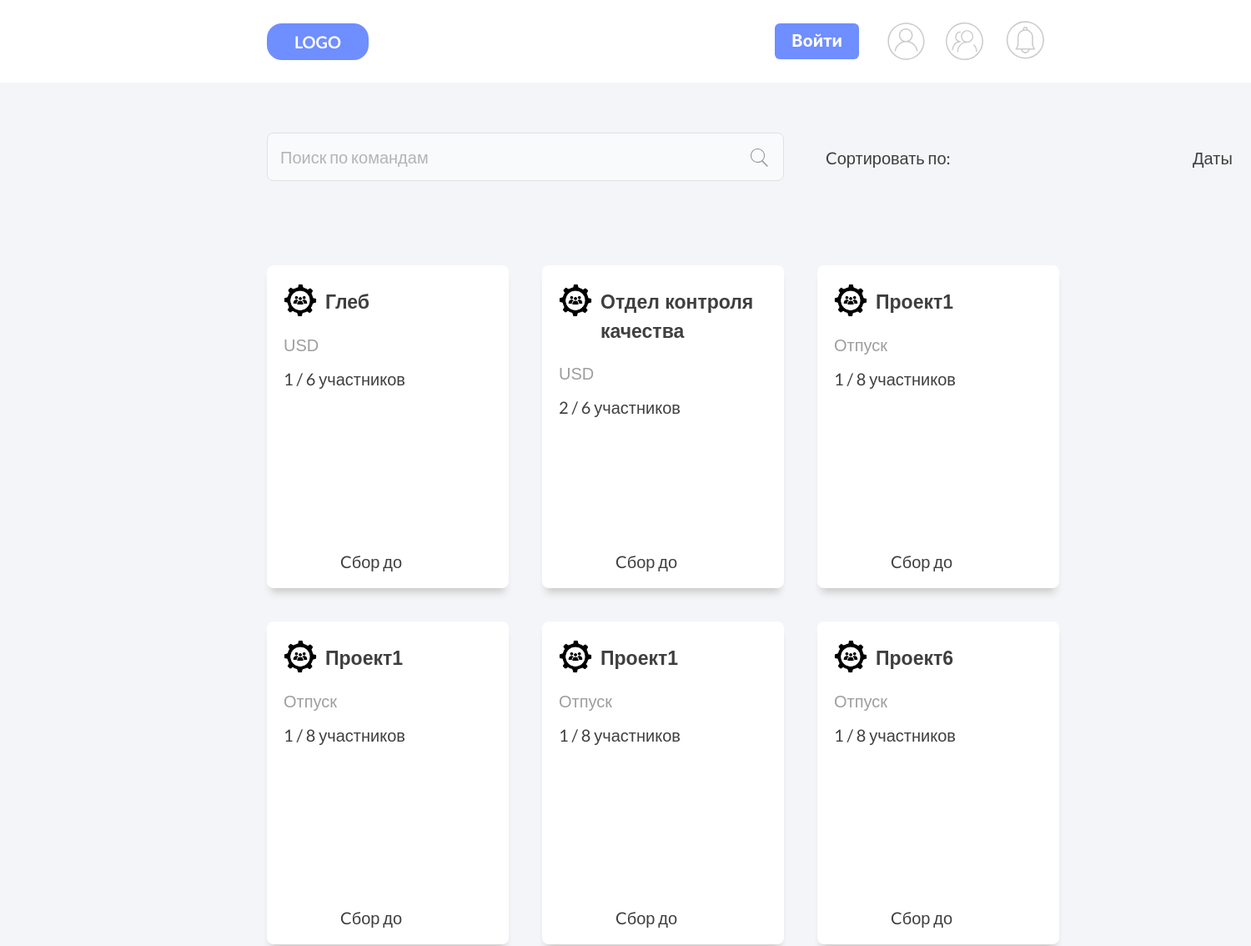
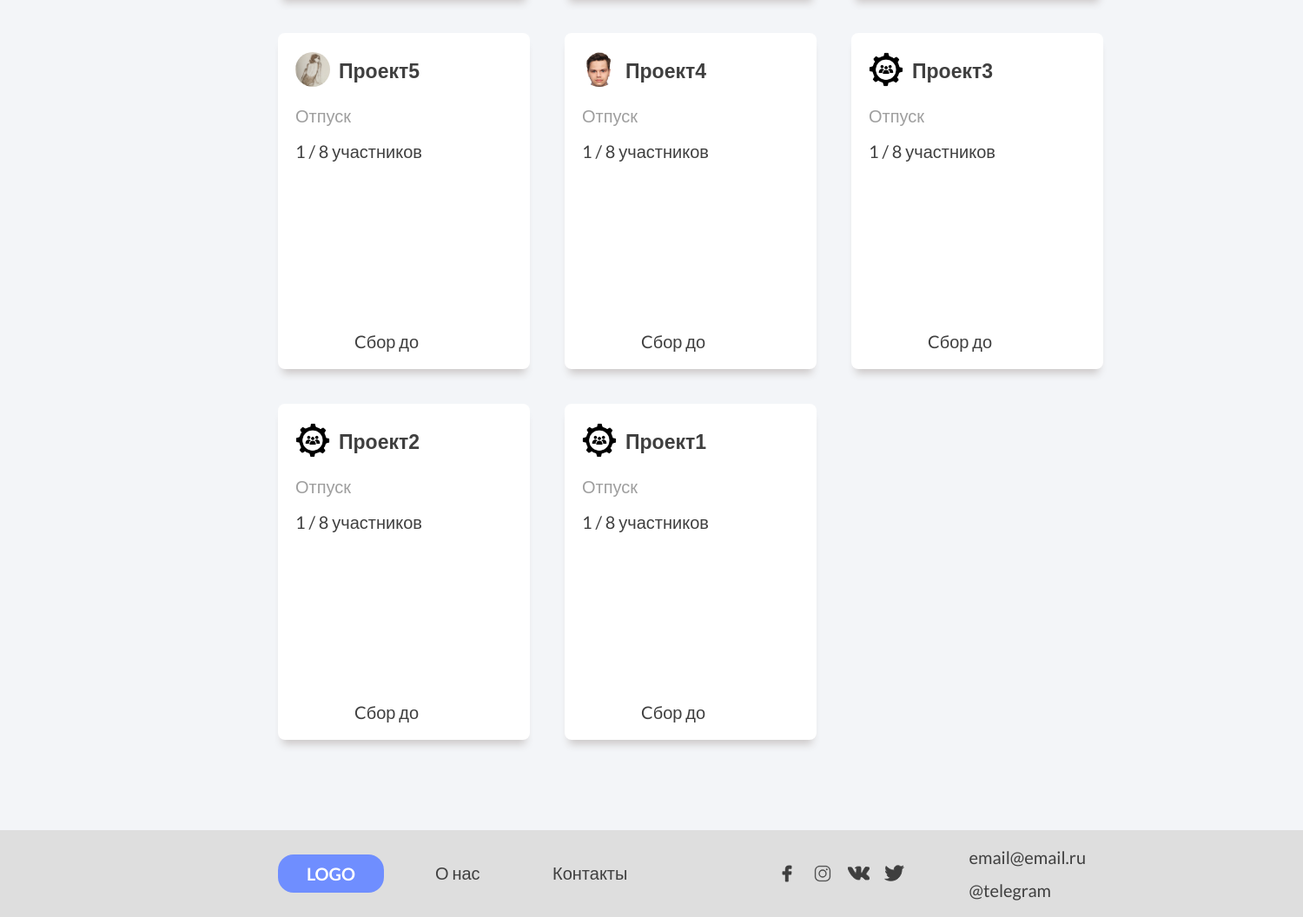
The page / on the database its author committed (2 pictures, top to bottom).
### users/models.py (models this page shows, shortened)
class Team(models.Model):
    ACTIVE = 'active'
    DELETED = 'deleted'
    CHOICES_STATUS  = (
        (ACTIVE, 'Active'),
        (DELETED, 'Deleted')
    )
    name = models.CharField(
        'Наименование команды',
        max_length=64,
        )
    description = models.CharField(
        'Описание команды',
        max_length=1024,
        null=True,
        blank=True
        )
    owner = models.ForeignKey(
        CustomUser,
        related_name='created_teams',
        verbose_name='Автор команды',
        on_delete=models.CASCADE,
        blank=True,
        null=True,
        )
    members = models.ManyToManyField(
        CustomUser,
        related_name='users_teams',
        verbose_name='Участники',
        blank=True,
        )
    count_of_players = models.IntegerField('Число участников')
    created_at = models.DateTimeField(
        'Дата cоздания команды',
        auto_now_add=True,
        null=True,
        blank=True
        )
    img = models.ImageField(
        'Фото команды',
        default='default-team.png',
        upload_to='user_images'
        )
    status = models.CharField(max_length=10, choices=CHOICES_STATUS, default=ACTIVE)
    class Meta:
        ordering = ['-created_at']
        verbose_name = 'Команду'
        verbose_name_plural = 'Команды'

### users/views.py (the view)
# urls.py: path("", userViews.BaseView.as_view(), name="home"),
class BaseView(ListView):
    model = Team
    template_name = 'users/home.html'
    context_object_name = "target"
    paginate_by =  16

### users/templates/users/home.html (shortened to what this page needs)
{% extends 'users/base.html'%}
{% load static %}
{% block link %}
    <link rel="stylesheet" type='text/css' href="{% static 'users/css/home.css' %}">
{% endblock %}
{% block content %}
    <div class="home">
        <div class="frame-13" id="searchID">
            <form autocomplete="off" id="search-form" method="post" class="frame-13">
                <input type="text" id="search-input" class="text_label" placeholder="Поиск по командам">
                <input type="submit" value="" class="iii" id="searchiconID" title="Поиск">
            </form>
        </div>
        <div class="frame-14" id="sortcountID">
            <div class="text_label-s lato-normal-ship-gray">Cортировать по: </div>
        </div>
        <div class="frame-15" id="sortdateID">
            <div class="text_label-d lato-normal-ship-gray">Даты </div>
        </div>
        <div class="block-teams" id="teamID">
            {% for team in target %}
                <a href="{% url 'team' team.id %}" class="icon-team">
                    <div class="frame-19">
                        <div class="frame-26">
                            <div class="frame-17">
                                <div class="frame-21">
                                    <img src="{{ team.img.url }}" alt="" class="unsplash">
                                </div>
                                <div class="frame-25">
                                    <div class="text_label_t valign-text-middle lato-semi-bold-ship-gray-23px"> {{ team.name }} </div>
                                </div>
                            </div>
                            <div class="text_label valign-text-middle lato-semi-bold-ship-gray-20px"> {{team.description|striptags|truncatechars:50}} </div>
                            <div class="frame-20">
                                <div class="frame-19-pl">
                                    <div class="valign-text-middle players  lato-normal-ship-gray"> {{team.members.all|length}} / {{team.count_of_players}} участников </div>
                                </div>
                            </div>
                        </div>
                        <div class="sbor valign-text-middle lato-normal-ship-gray"> Cбор до  </div>
                    </div>
                </a>
            {% endfor %}
        </div>
    </div>
{%endblock%}

### users/static/users/css/base.css (style rules this page uses)
body { width: 100%; height: 100%; }
.lato-normal-ship-gray { color:rgba(63, 63, 63, 1); font-family: 'Lato', sans-serif; font-size: 20px; font-weight: 400; font-style: normal; }
.lato-semi-bold-ship-gray-23px { color: rgba(63, 63, 63, 1); font-family: 'Lato-SemiBold', sans-serif; font-size: 23px; font-weight: 600; font-style: normal; }
.lato-semi-bold-ship-gray-20px { color: rgba(63, 63, 63, 1); font-family: 'Lato-SemiBold', sans-serif; font-size: 20px; font-weight: 400; font-style: normal; }
.base a { text-decoration: none; transition: 200ms; transition-timing-function: ease-in-out; -webkit-transition: 200ms; -webkit-transition-timing-function: ease-in-out; }

### users/static/users/css/home.css (style rules this page uses)
form input[type=text] { align-items: center; border-radius: 8px; border: 1px solid rgba(204, 204, 204, 1); display: flex; gap: 10px; height: min-content; left: 320px; mix-blend-mode: normal; position: absolute; top: 159px; width: 620px; padding: 15px; -moz-border-radius: 8px; -webkit-border-radius: 8px; background-color: white; }
input[type=submit] { background: url("/pictures/icons/search.svg") no-repeat 50% 50%; border: none; font-family: 'Lato', sans-serif; background-color: transparent; position: absolute; white-space: nowrap; outline: none; top: 159px; width: 60px; height: 60px; left: 880px; }
input[type=text] { background-color: transparent; color: rgb(150, 148, 148); flex: 1; font-family: 'Lato', sans-serif; font-size: 20px; font-style: normal; font-weight: 400; letter-spacing: 0px; line-height: 26px; mix-blend-mode: normal; position: relative; text-align: left; white-space: nowrap; outline: none; }
.frame-14 { align-items: center; background-color: transparent; display: flex; gap: 3px; height: min-content; left: 980px; padding: 10px; position: absolute; top: 167px; width: min-content; }
.text_label-s { background-color: transparent; letter-spacing: 0px; line-height: 26px; margin-top: -1px; min-width: 374px; mix-blend-mode: normal; position: relative; text-align: left; white-space: nowrap; }
.frame-15 { align-items: center; background-color: transparent; display: flex; gap: 3px; height: min-content; left: 1420px; padding: 10px; position: absolute; top: 167px; width: min-content; }
.text_label-d { background-color: transparent; letter-spacing: 0px; line-height: 26px; margin-top: -1px; min-width: 50px; mix-blend-mode: normal; position: relative; text-align: left; white-space: nowrap; }
.valign-text-middle { display: flex; flex-direction: column; justify-content: center; }
.block-teams { display: flex; flex-wrap: wrap; margin-left: 320px; margin-top: 219px; max-width: 1300px; gap: 40px; margin-bottom: 20px; }
.frame-19 { background-color: white; border-radius: 8px; border: 2px solid transparent; height: 387px; width: 290px; display: flex; flex-direction: column; overflow: hidden; padding: 20px 0; transition: 400ms; transition-timing-function: ease-in-out; -webkit-transition: 400ms; -webkit-transition-timing-function: ease-in-out; box-shadow: 0 10px 10px -5px rgb(204, 200, 200); }
.frame-26 { align-items: flex-start; align-self: center; border: 1px none; background-color: transparent; display: flex; flex-direction: column; gap: 14px; width: 250px; }
.frame-17 { align-items: flex-start; border: 1px none; display: flex; gap: 10px; width: 250px; }
.unsplash { background-color: transparent; height: 40px; mix-blend-mode: normal; min-width: 40px; border-radius: 50%; object-fit: cover; mix-blend-mode: normal; }
.frame-25 { align-items: flex-start; border: 1px none; display: flex; flex: 1; gap: 10px; padding: 5px 0px 7px; }
.text_label { align-self: stretch; background-color: transparent; letter-spacing: 0px; line-height: 26px; mix-blend-mode: normal; opacity: 0.5; word-wrap: break-word; word-break: break-all; }
.frame-20 { align-items: flex-start; border: 1px none; display: flex; flex-direction: column; gap: 20px; width: fit-content; }
.players { background-color: transparent; letter-spacing: 0px; line-height: 26px; width: fit-content; mix-blend-mode: normal; white-space: nowrap; }
.sbor { height: 26px; letter-spacing: 0; line-height: 26px; margin-left: 86px; margin-top: 320px; min-width: 184px; white-space: nowrap; position: absolute; }

### rows shown on the page
Team: img (placeholder picture), name "Глеб", description "USD", members.all|length "1", count_of_players "6"
Team: img (placeholder picture), name "Отдел контроля качества", description "USD", members.all|length "2", count_of_players "6"
Team: img (placeholder picture), name "Проект1", description "Отпуск", members.all|length "1", count_of_players "8"
Team: img (placeholder picture), name "Проект1", description "Отпуск", members.all|length "1", count_of_players "8"
Team: img (placeholder picture), name "Проект1", description "Отпуск", members.all|length "1", count_of_players "8"
Team: img (placeholder picture), name "Проект6", description "Отпуск", members.all|length "1", count_of_players "8"
Team: img (picture), name "Проект5", description "Отпуск", members.all|length "1", count_of_players "8"
Team: img (picture), name "Проект4", description "Отпуск", members.all|length "1", count_of_players "8"
Team: img (placeholder picture), name "Проект3", description "Отпуск", members.all|length "1", count_of_players "8"
Team: img (placeholder picture), name "Проект2", description "Отпуск", members.all|length "1", count_of_players "8"
Team: img (placeholder picture), name "Проект1", description "Отпуск", members.all|length "1", count_of_players "8"
